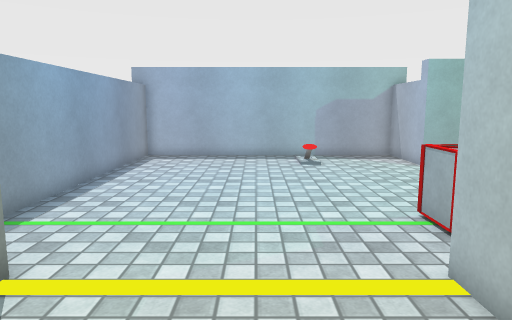
[1] (above)

12 first-person views from a walk through a Unity game level. The camera is 1.3 m above the floor, tilts 8° down and sees 70° across. The floor is counted in squares, 0.5 m on a side. Each view is taken from the middle of a square. On the plan, view 1 faces up. The plan holds only what a view shows up to about 20 squares ahead; the rest is blank. The player is left out. Door leaves are left out, so doorways stand open. Some surface patterns are stand-ins.

[2]
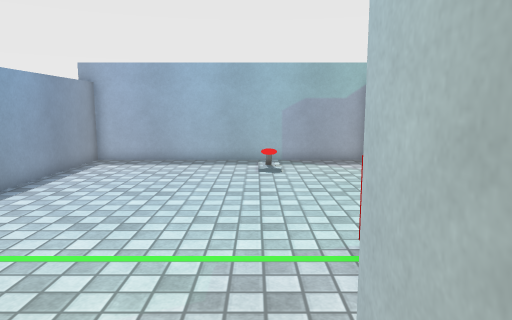

[3]
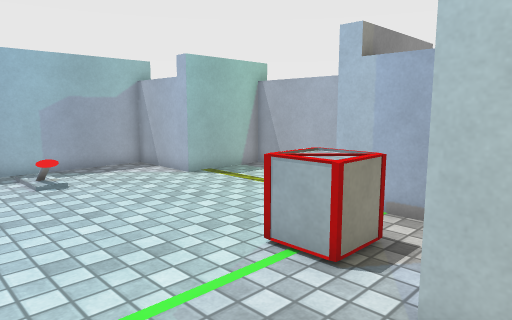

[4]
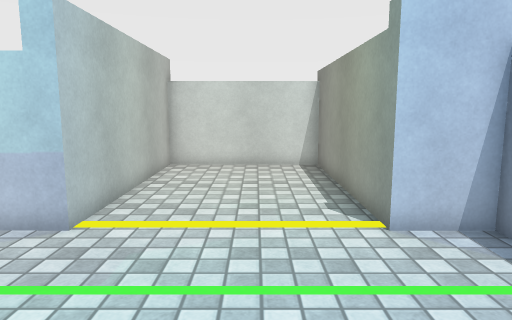

[5]
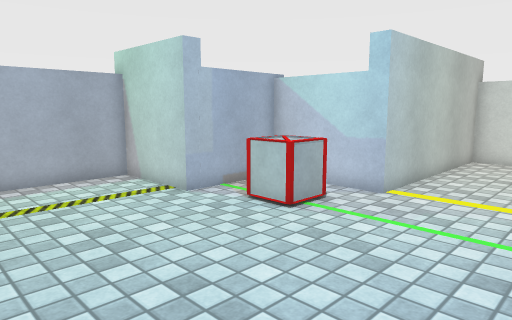

[6]
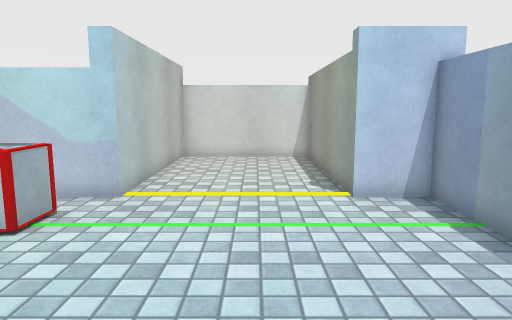

[7]
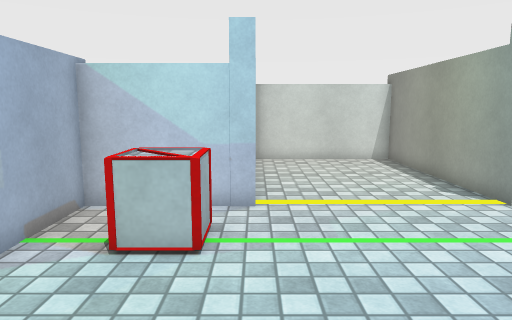

[8]
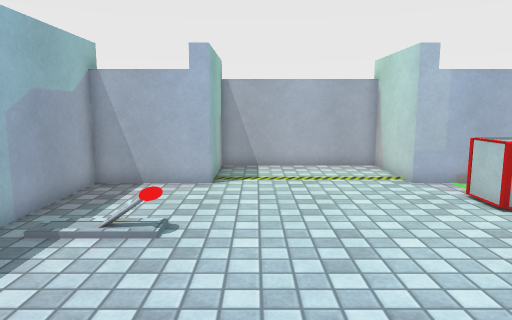

[9]
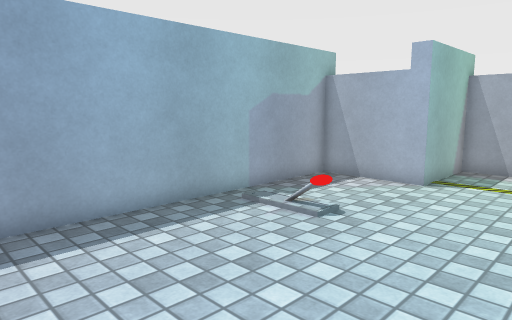

[10]
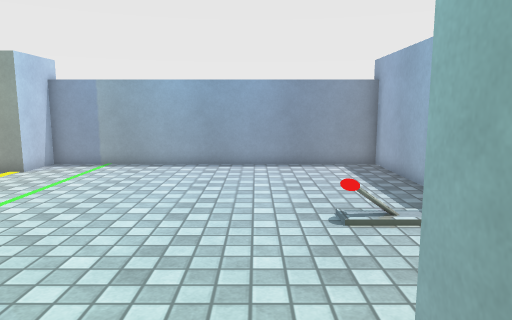

[11]
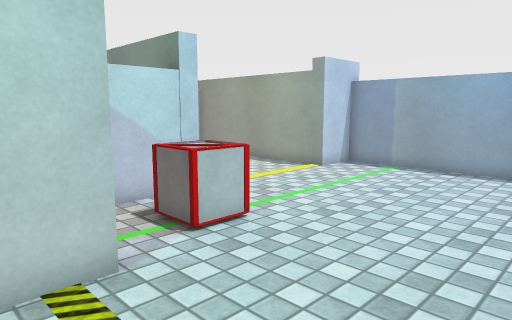

[12]
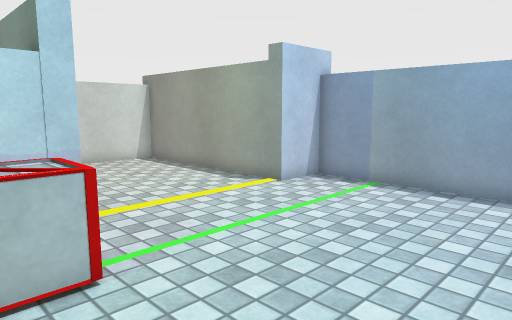

### Floor plan
Points are (right, up) in squares from view 1. A wall is a line through its corners. A room is listed if a view was taken in it or the views show most of it. See-through windows are left out.
Room 1 (views 1, 2, 3)
walls: (-3.9, 5.4) (-3.9, -3.9) (3, -3.9) (3, 5.4)
ways out: open door at (-0.5, 5) to room 2
Room 2 (views 4, 5, 6, 7, 8, 9, 10, 11, 12)
walls: (3, 5.4) (7.6, 5.4) (7.6, 9.5) (11.7, 9.5) (11.7, 16.6) (7.6, 16.6) (7.6, 20.7) (-6.1, 20.7) (-6.1, 5.4) (-3.9, 5.4)
ways out: open door at (-0.5, 5) to room 1
objects: box (4, 7) to (6, 9)

Where each view was taken, in squares from view 1:
view 1: 0 up, 0 right, facing up
view 2: 2 up, 2 right, facing up
view 3: 4 up, 1 left, facing up-right
view 4: 13 up, 1 left, facing down
view 5: 16 up, 2 left, facing down-right
view 6: 16 up, 1 left, facing down
view 7: 15 up, 3 right, facing down
view 8: 15 up, 5 left, facing right
view 9: 12 up, 5 left, facing up-right
view 10: 15 up, 11 right, facing left
view 11: 15 up, 10 right, facing down-left
view 12: 14 up, 6 right, facing down-left
